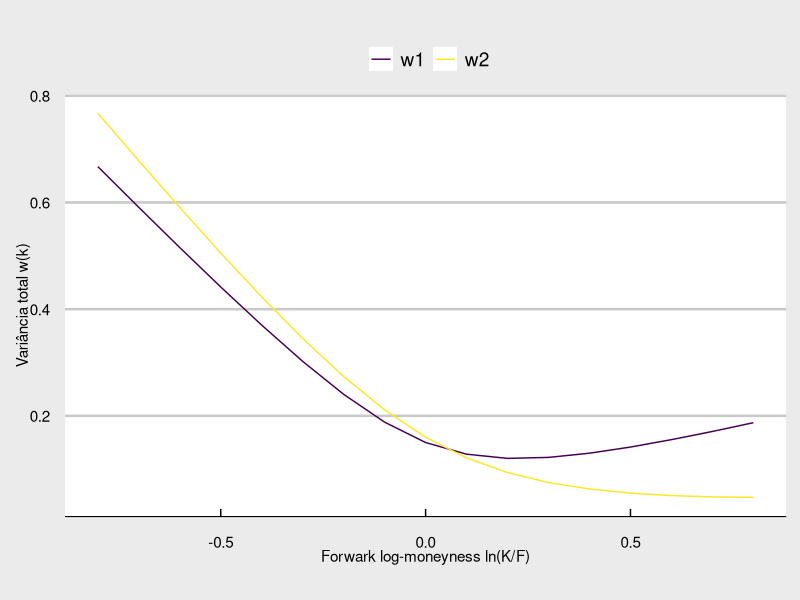

Source code (R):
## ---- chunk 1
knitr::opts_chunk$set(echo = FALSE)
library(tidyverse)
library(ggthemes)
## ---- chunk 2
k <- seq(-0.8, 0.8, 0.1)
# chi {a, b, rho, m, sigma}
chi1 <- c(0, 0.5, -0.6, 0, 0.3)
chi2 <- c(-0.04, 0.5, -0.9, 0, 0.4)

w <- function(k, chi) {
  a <- chi[1]
  b <- chi[2]
  rho <- chi[3]
  m <- chi[4]
  sigma <- chi[5]
  var <- (a + b * (rho * (k - m) + sqrt((k - m)^2 + sigma^2)))
  return(var)
}

w1 <- w(k, chi1)
w2 <- w(k, chi2)

tbl <- tibble(k, w1, w2) %>% 
  gather(key = vartot, value = value, -k)

ggplot(tbl, aes(x = k, y = value)) + 
  geom_line(aes(color = vartot)) +
  guides(color = guide_legend(title = "")) +
  labs(title = "",
       x = "Forwark log-moneyness ln(K/F)",
       y = "Variância total w(k)",
       caption = "") +
  scale_color_viridis_d() +
  theme_economist_white()
